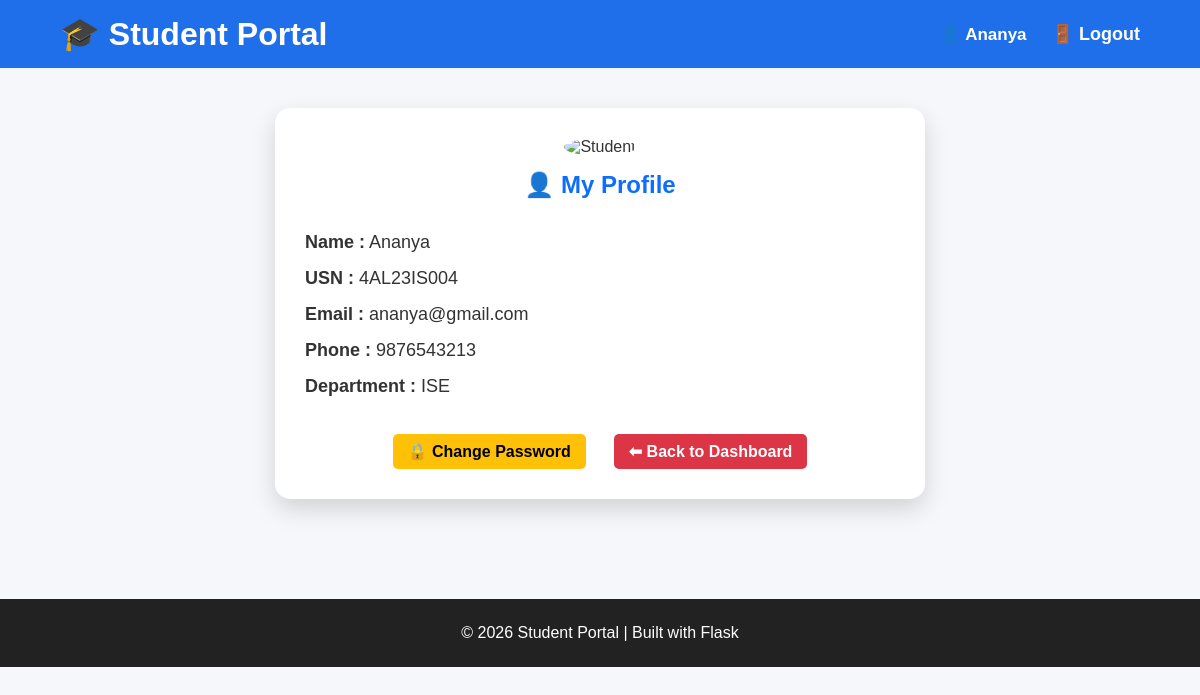
Page /my-profile (signed in) on the committed database.
### tables this page shows
CREATE TABLE students(
        id INTEGER PRIMARY KEY AUTOINCREMENT,
        name TEXT NOT NULL,
        password TEXT NOT NULL,
        usn TEXT NOT NULL UNIQUE,
        email TEXT NOT NULL,
        phone TEXT NOT NULL,
        department TEXT NOT NULL,
        photo TEXT 
    );

### app.py (the view)
@app.route("/my-profile")
def my_profile():
    if "student_id" not in session:
        flash("Please login first.", "error")
        return redirect(url_for("student_login_page"))
    student = get_student_by_id(session["student_id"])
    return render_template(
        "student_profile.html",
        student=student
    )

### database.py (called while the page is built)
def connect_db():
    connection = sqlite3.connect("students.db")
    return connection

def get_student_by_id(student_id):
    connection = connect_db()
    cursor = connection.cursor()
    cursor.execute("SELECT * FROM students WHERE id = ?", (student_id,))
    student = cursor.fetchone()
    connection.close()
    return student

### templates/student_profile.html
{% extends "base.html" %}
{% block content %}
<section class="profile-section">
    <div class="profile-card">
        <div class="profile-header">
            {% if student[7] %}
                <img src="{{ url_for('static', filename='uploads/' + student[7]) }}"
                     alt="Student">
            {% else %}
                <img src="{{ url_for('static', filename='images/student.png') }}"
                     alt="Student">
            {% endif %}
            <h2>👤 My Profile</h2>
        </div>
        <div class="profile-details">
            <p><strong>Name :</strong> {{ student[1] }}</p>
            <p><strong>USN :</strong> {{ student[2] }}</p>
            <p><strong>Email :</strong> {{ student[4] }}</p>
            <p><strong>Phone :</strong> {{ student[5] }}</p>
            <p><strong>Department :</strong> {{ student[6] }}</p>
        </div>
        <div class="profile-buttons">
            <a href="/change-password" class="edit-btn">
                🔒 Change Password
            </a>
            <a href="/student-dashboard" class="delete-btn">
                ⬅ Back to Dashboard
            </a>
        </div>
    </div>
</section>
{% endblock %}

### templates/base.html (shortened to what this page needs)
<!DOCTYPE html>
<html lang="en">
<head>
    <link rel="stylesheet" href="{{ url_for('static', filename='css/style.css') }}">
</head>
<body>
<header>
    <div class="container">
        <div class="logo">
            <h1>🎓 Student Portal</h1>
        </div>
        <nav>
            <ul>
                {% if session.admin %}
                    <li>
                        <a href="{{ url_for('dashboard') }}">
                            🏠 Dashboard
                        </a>
                    </li>
                    <li>
                        <a href="{{ url_for('student_list') }}">
                            👨‍🎓 Students
                        </a>
                    </li>
                    <li>
                        <a href="{{ url_for('add_student') }}">
                            ➕ Add Student
                        </a>
                    </li>
                    <li>
                        <a href="{{ url_for('upload_students') }}">
                            📂 Upload
                        </a>
                    </li>
                    <li>
                        <a href="{{ url_for('attendance') }}">
                            📅 Attendance
                        </a>
                    </li>
                    <li>
                        <a href="{{ url_for('attendance_report') }}">
                            📄 Reports
                        </a>
                    </li>
                    <li>
                        <a href="{{ url_for('logout') }}">
                            🚪 Logout
                        </a>
                    </li>
                {% elif session.student_id %}
                    <li class="student-name">
                        👤 {{ session.student_name }}
                    </li>
                    <li>
                        <a href="{{ url_for('logout') }}">
                            🚪 Logout
                        </a>
                    </li>
                {% endif %}
            </ul>
        </nav>
    </div>
</header>
<main>
    {% block content %}
    {% endblock %}
</main>
<footer>
    <p>
        © 2026 Student Portal | Built with Flask
    </p>
</footer>
</body>
</html>

### static/css/style.css (style rules this page uses)
* { margin:0; padding:0; box-sizing:border-box; }
body { font-family:Arial, Helvetica, sans-serif; background:#f5f7fb; color:#333; }
header { background:#0d6efd; color:white; padding:18px 0; }
.container { width:90%; margin:auto; display:flex; justify-content:space-between; align-items:center; }
.logo h1 { font-size:32px; }
nav ul { list-style:none; display:flex; gap:30px; }
nav a { color:white; text-decoration:none; font-size:18px; transition:.3s; }
footer { background:#222; color:white; text-align:center; padding:25px; margin-top:60px; }
.edit-btn { background:#ffc107; color:black; padding:8px 15px; border-radius:5px; text-decoration:none; font-weight:bold; }
.delete-btn { background:#dc3545; color:white; padding:8px 15px; border-radius:5px; text-decoration:none; font-weight:bold; margin-left:8px; }
.profile-section { display:flex; justify-content:center; padding:40px; }
.profile-card { width:650px; background:white; padding:30px; border-radius:15px; box-shadow:0 10px 25px rgba(0,0,0,0.15); text-align:center; }
.profile-header img { width:130px; height:130px; border-radius:50%; margin-bottom:15px; }
.profile-header h2 { color:#0d6efd; margin-bottom:25px; }
.profile-details { text-align:left; font-size:18px; line-height:2; }
.profile-buttons { margin-top:30px; display:flex; justify-content:center; gap:20px; }
header { background:#1f6feb; color:white; padding:15px 0; }
.logo h1 { margin:0; }
nav ul { list-style:none; display:flex; align-items:center; gap:25px; margin:0; padding:0; }
nav ul li { display:flex; align-items:center; }
nav ul li a { color:white; text-decoration:none; font-weight:600; transition:0.3s; }
.student-name { color:white; font-weight:bold; font-size:17px; }

### rows in the picture
students: student_name "Ananya", name "Ananya", password "4AL23IS004", email "ananya@gmail.com", phone "9876543213", department "ISE"
